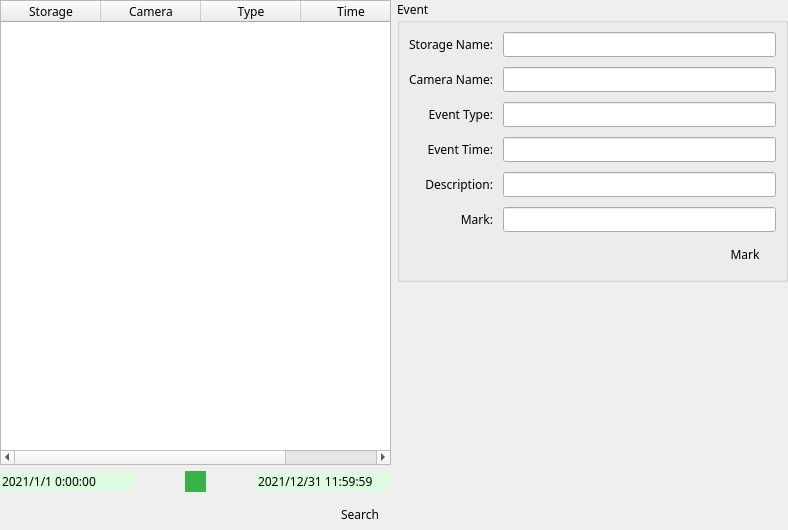
<?xml version="1.0" encoding="UTF-8"?>
<ui version="4.0">
 <class>VSCVidEventSearch</class>
 <widget class="QWidget" name="VSCVidEventSearch">
  <property name="geometry">
   <rect>
    <x>0</x>
    <y>0</y>
    <width>788</width>
    <height>530</height>
   </rect>
  </property>
  <property name="minimumSize">
   <size>
    <width>0</width>
    <height>0</height>
   </size>
  </property>
  <property name="maximumSize">
   <size>
    <width>16777215</width>
    <height>16777215</height>
   </size>
  </property>
  <property name="font">
   <font>
    <family>나눔스퀘어_ac</family>
   </font>
  </property>
  <property name="windowTitle">
   <string>Form</string>
  </property>
  <property name="styleSheet">
   <string notr="true"/>
  </property>
  <layout class="QHBoxLayout" name="horizontalLayout">
   <property name="leftMargin">
    <number>0</number>
   </property>
   <property name="topMargin">
    <number>0</number>
   </property>
   <property name="rightMargin">
    <number>0</number>
   </property>
   <property name="bottomMargin">
    <number>0</number>
   </property>
   <item>
    <layout class="QVBoxLayout" name="verticalLayout_3">
     <item>
      <widget class="QTableWidget" name="tableWidget">
       <property name="editTriggers">
        <set>QAbstractItemView::NoEditTriggers</set>
       </property>
       <property name="alternatingRowColors">
        <bool>true</bool>
       </property>
       <property name="selectionMode">
        <enum>QAbstractItemView::SingleSelection</enum>
       </property>
       <property name="selectionBehavior">
        <enum>QAbstractItemView::SelectRows</enum>
       </property>
       <property name="textElideMode">
        <enum>Qt::ElideMiddle</enum>
       </property>
       <attribute name="horizontalHeaderStretchLastSection">
        <bool>true</bool>
       </attribute>
       <attribute name="verticalHeaderStretchLastSection">
        <bool>false</bool>
       </attribute>
       <column>
        <property name="text">
         <string>Storage</string>
        </property>
       </column>
       <column>
        <property name="text">
         <string>Camera</string>
        </property>
       </column>
       <column>
        <property name="text">
         <string>Type</string>
        </property>
       </column>
       <column>
        <property name="text">
         <string>Time</string>
        </property>
       </column>
      </widget>
     </item>
     <item>
      <layout class="QHBoxLayout" name="horizontalLayout_2">
       <property name="spacing">
        <number>50</number>
       </property>
       <item>
        <widget class="QDateTimeEdit" name="startTime">
         <property name="font">
          <font>
           <family>나눔스퀘어_ac</family>
          </font>
         </property>
         <property name="styleSheet">
          <string notr="true">QDateTimeEdit { 
border:none;
color:black;
background-color: rgb(221,251,225);}
QDateTimeEdit:hover {
background-color: rgb(255, 255, 255);}
QDateTimeEdit:pressed {
background-color: rgb(255, 255, 255);}
</string>
         </property>
         <property name="wrapping">
          <bool>false</bool>
         </property>
         <property name="buttonSymbols">
          <enum>QAbstractSpinBox::NoButtons</enum>
         </property>
         <property name="accelerated">
          <bool>false</bool>
         </property>
         <property name="showGroupSeparator" stdset="0">
          <bool>false</bool>
         </property>
         <property name="dateTime">
          <datetime>
           <hour>0</hour>
           <minute>0</minute>
           <second>0</second>
           <year>2021</year>
           <month>1</month>
           <day>1</day>
          </datetime>
         </property>
         <property name="time">
          <time>
           <hour>0</hour>
           <minute>0</minute>
           <second>0</second>
          </time>
         </property>
         <property name="displayFormat">
          <string>yyyy/M/d H:mm:ss</string>
         </property>
         <property name="calendarPopup">
          <bool>false</bool>
         </property>
        </widget>
       </item>
       <item>
        <widget class="QPushButton" name="pushButton">
         <property name="minimumSize">
          <size>
           <width>21</width>
           <height>21</height>
          </size>
         </property>
         <property name="maximumSize">
          <size>
           <width>21</width>
           <height>21</height>
          </size>
         </property>
         <property name="font">
          <font>
           <family>나눔스퀘어_ac</family>
          </font>
         </property>
         <property name="styleSheet">
          <string notr="true">background-color:rgb(55,179,74);
border:none;</string>
         </property>
         <property name="text">
          <string/>
         </property>
         <property name="icon">
          <iconset resource="../../../veuilib/src/velibui.qrc">
           <normaloff>:/date/resources/date/libuinextm.png</normaloff>:/date/resources/date/libuinextm.png</iconset>
         </property>
        </widget>
       </item>
       <item>
        <widget class="QDateTimeEdit" name="endTime">
         <property name="font">
          <font>
           <family>나눔스퀘어_ac</family>
          </font>
         </property>
         <property name="styleSheet">
          <string notr="true">QDateTimeEdit { 
border:none;
color:black;
background-color: rgb(221,251,225);}
QDateTimeEdit:hover {
background-color: rgb(255, 255, 255);}
QDateTimeEdit:pressed {
background-color: rgb(255, 255, 255);}</string>
         </property>
         <property name="buttonSymbols">
          <enum>QAbstractSpinBox::NoButtons</enum>
         </property>
         <property name="dateTime">
          <datetime>
           <hour>11</hour>
           <minute>59</minute>
           <second>59</second>
           <year>2021</year>
           <month>12</month>
           <day>31</day>
          </datetime>
         </property>
         <property name="date">
          <date>
           <year>2021</year>
           <month>12</month>
           <day>31</day>
          </date>
         </property>
         <property name="time">
          <time>
           <hour>11</hour>
           <minute>59</minute>
           <second>59</second>
          </time>
         </property>
         <property name="displayFormat">
          <string>yyyy/M/d H:mm:ss</string>
         </property>
         <property name="calendarPopup">
          <bool>false</bool>
         </property>
        </widget>
       </item>
      </layout>
     </item>
     <item>
      <layout class="QGridLayout" name="gridLayout_3">
       <property name="horizontalSpacing">
        <number>20</number>
       </property>
       <property name="verticalSpacing">
        <number>0</number>
       </property>
       <item row="0" column="0">
        <spacer name="horizontalSpacer_3">
         <property name="orientation">
          <enum>Qt::Horizontal</enum>
         </property>
         <property name="sizeHint" stdset="0">
          <size>
           <width>40</width>
           <height>20</height>
          </size>
         </property>
        </spacer>
       </item>
       <item row="0" column="1">
        <widget class="QPushButton" name="pbSearch">
         <property name="minimumSize">
          <size>
           <width>62</width>
           <height>32</height>
          </size>
         </property>
         <property name="maximumSize">
          <size>
           <width>62</width>
           <height>32</height>
          </size>
         </property>
         <property name="font">
          <font>
           <family>나눔스퀘어_ac</family>
          </font>
         </property>
         <property name="styleSheet">
          <string notr="true">QPushButton { 
background-image: url(:/action/resources/button.png);}
QPushButton:hover {
background-image: url(:/action/resources/buttonhover.png);}
QPushButton:pressed {
background-image: url(:/action/resources/buttonpress.png);}</string>
         </property>
         <property name="text">
          <string>Search</string>
         </property>
         <property name="iconSize">
          <size>
           <width>0</width>
           <height>0</height>
          </size>
         </property>
         <property name="flat">
          <bool>true</bool>
         </property>
        </widget>
       </item>
      </layout>
     </item>
    </layout>
   </item>
   <item>
    <layout class="QVBoxLayout" name="verticalLayout_2">
     <item>
      <widget class="QGroupBox" name="groupBox_2">
       <property name="title">
        <string>Event</string>
       </property>
       <layout class="QVBoxLayout" name="verticalLayout">
        <item>
         <layout class="QGridLayout" name="gridLayout">
          <property name="topMargin">
           <number>0</number>
          </property>
          <property name="spacing">
           <number>10</number>
          </property>
          <item row="6" column="0">
           <widget class="QLabel" name="labelPort_2">
            <property name="text">
             <string>Event Time:</string>
            </property>
            <property name="alignment">
             <set>Qt::AlignRight|Qt::AlignTrailing|Qt::AlignVCenter</set>
            </property>
           </widget>
          </item>
          <item row="4" column="0">
           <widget class="QLabel" name="labelName">
            <property name="text">
             <string>Camera Name:</string>
            </property>
            <property name="alignment">
             <set>Qt::AlignRight|Qt::AlignTrailing|Qt::AlignVCenter</set>
            </property>
           </widget>
          </item>
          <item row="4" column="1">
           <widget class="QLineEdit" name="lineEditName">
            <property name="maximumSize">
             <size>
              <width>300</width>
              <height>16777215</height>
             </size>
            </property>
            <property name="readOnly">
             <bool>true</bool>
            </property>
           </widget>
          </item>
          <item row="5" column="0">
           <widget class="QLabel" name="labelIP_2">
            <property name="text">
             <string>Event Type:</string>
            </property>
            <property name="alignment">
             <set>Qt::AlignRight|Qt::AlignTrailing|Qt::AlignVCenter</set>
            </property>
           </widget>
          </item>
          <item row="6" column="1">
           <widget class="QLineEdit" name="lineEditTime">
            <property name="maximumSize">
             <size>
              <width>300</width>
              <height>16777215</height>
             </size>
            </property>
            <property name="readOnly">
             <bool>true</bool>
            </property>
           </widget>
          </item>
          <item row="7" column="1">
           <widget class="QLineEdit" name="lineEditDesc">
            <property name="maximumSize">
             <size>
              <width>300</width>
              <height>16777215</height>
             </size>
            </property>
            <property name="readOnly">
             <bool>true</bool>
            </property>
           </widget>
          </item>
          <item row="8" column="1">
           <widget class="QLineEdit" name="lineEditMark">
            <property name="maximumSize">
             <size>
              <width>300</width>
              <height>16777215</height>
             </size>
            </property>
           </widget>
          </item>
          <item row="7" column="0">
           <widget class="QLabel" name="labelPassword_2">
            <property name="text">
             <string>Description:</string>
            </property>
            <property name="alignment">
             <set>Qt::AlignRight|Qt::AlignTrailing|Qt::AlignVCenter</set>
            </property>
           </widget>
          </item>
          <item row="5" column="1">
           <widget class="QLineEdit" name="lineEditType">
            <property name="maximumSize">
             <size>
              <width>300</width>
              <height>16777215</height>
             </size>
            </property>
            <property name="readOnly">
             <bool>true</bool>
            </property>
           </widget>
          </item>
          <item row="8" column="0">
           <widget class="QLabel" name="labelPassword_3">
            <property name="text">
             <string>Mark:</string>
            </property>
            <property name="alignment">
             <set>Qt::AlignRight|Qt::AlignTrailing|Qt::AlignVCenter</set>
            </property>
           </widget>
          </item>
          <item row="3" column="0">
           <widget class="QLabel" name="labelName_2">
            <property name="text">
             <string>Storage Name:</string>
            </property>
            <property name="alignment">
             <set>Qt::AlignRight|Qt::AlignTrailing|Qt::AlignVCenter</set>
            </property>
           </widget>
          </item>
          <item row="3" column="1">
           <widget class="QLineEdit" name="lineEditStorName">
            <property name="maximumSize">
             <size>
              <width>300</width>
              <height>16777215</height>
             </size>
            </property>
            <property name="readOnly">
             <bool>true</bool>
            </property>
           </widget>
          </item>
         </layout>
        </item>
        <item>
         <layout class="QGridLayout" name="gridLayout_2">
          <property name="horizontalSpacing">
           <number>20</number>
          </property>
          <property name="verticalSpacing">
           <number>0</number>
          </property>
          <item row="0" column="1">
           <widget class="QPushButton" name="pbApply">
            <property name="minimumSize">
             <size>
              <width>62</width>
              <height>32</height>
             </size>
            </property>
            <property name="maximumSize">
             <size>
              <width>62</width>
              <height>32</height>
             </size>
            </property>
            <property name="font">
             <font>
              <family>나눔스퀘어_ac</family>
             </font>
            </property>
            <property name="styleSheet">
             <string notr="true">QPushButton { 
background-image: url(:/action/resources/button.png);}
QPushButton:hover {
background-image: url(:/action/resources/buttonhover.png);}
QPushButton:pressed {
background-image: url(:/action/resources/buttonpress.png);}</string>
            </property>
            <property name="text">
             <string>Mark</string>
            </property>
            <property name="iconSize">
             <size>
              <width>0</width>
              <height>0</height>
             </size>
            </property>
            <property name="flat">
             <bool>true</bool>
            </property>
           </widget>
          </item>
          <item row="0" column="0">
           <spacer name="horizontalSpacer_2">
            <property name="orientation">
             <enum>Qt::Horizontal</enum>
            </property>
            <property name="sizeHint" stdset="0">
             <size>
              <width>40</width>
              <height>20</height>
             </size>
            </property>
           </spacer>
          </item>
         </layout>
        </item>
       </layout>
      </widget>
     </item>
     <item>
      <widget class="QWidget" name="video" native="true">
       <property name="minimumSize">
        <size>
         <width>320</width>
         <height>200</height>
        </size>
       </property>
      </widget>
     </item>
    </layout>
   </item>
  </layout>
 </widget>
 <resources>
  <include location="../main/vscmainwindows.qrc"/>
  <include location="../../../veuilib/src/velibui.qrc"/>
 </resources>
 <connections/>
</ui>
